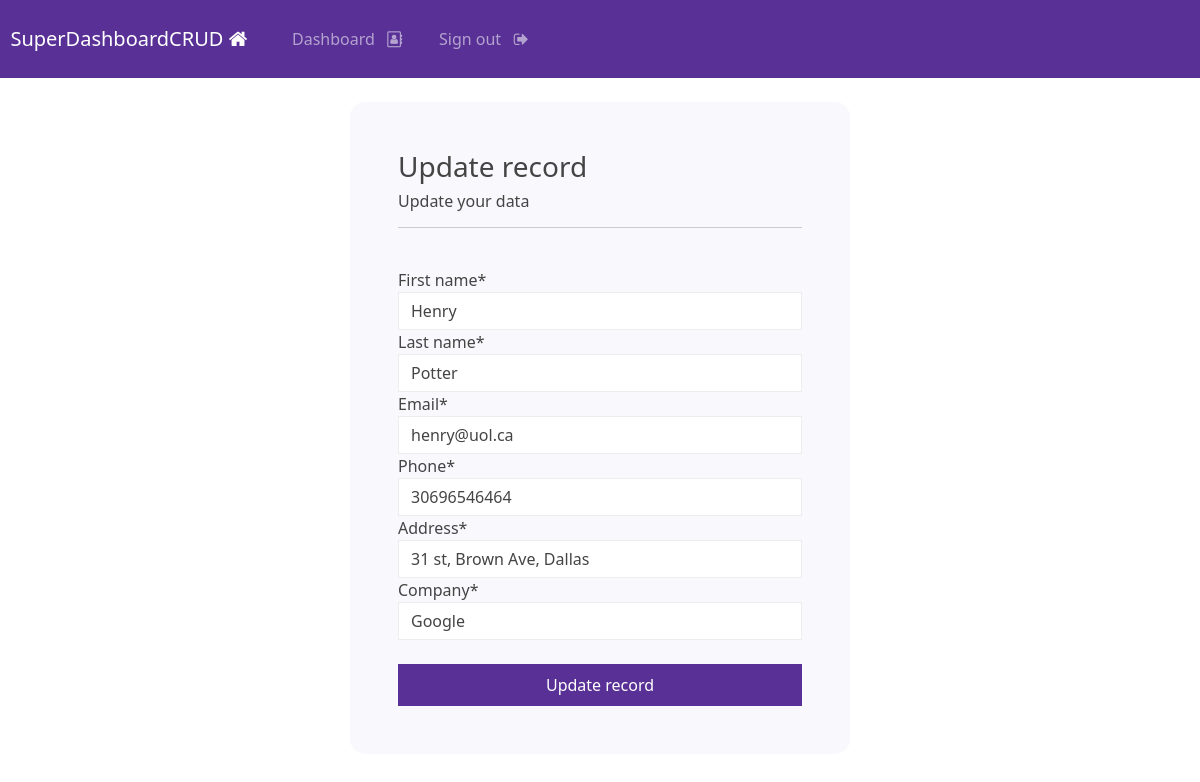
/update-record/5 (signed in), run on the app's committed database.
### webapp/models.py (models this page shows, shortened)
class Record(models.Model):
    Creation_date = models.DateTimeField(auto_now_add=True)
    First_name = models.CharField(max_length=100)
    Last_name = models.CharField(max_length=100)
    Email = models.CharField(max_length=150)
    Phone = models.CharField(max_length=20)
    Address = models.CharField(max_length=300)
    Company = models.CharField(max_length=255)

### webapp/views.py (the view)
# urls.py: path('update-record/<int:pk>', views.update_record , name='update-record'),
@login_required(login_url='my-login')
def update_record(request, pk):
    record = Record.objects.get(id=pk)
    form = UpdateRecordForm(instance=record)
    if request.method == 'POST':
        form = UpdateRecordForm(request.POST, instance=record)
        if form.is_valid():
            form.save()
            messages.success(request, "Your record was updated")
            return redirect("dashboard")
    context = {'form':form}
    return render(request, 'webapp/update-record.html', context=context)

### webapp/forms.py
class UpdateRecordForm(forms.ModelForm):
    class Meta:
        model = Record
        fields = ['First_name','Last_name','Email','Phone','Address','Company']

### webapp/templates/webapp/update-record.html (shortened to what this page needs)
{% extends 'webapp/base.html' %}
{% load crispy_forms_tags %}
{% block content %}
    <body>
        <div class="container bg-light shadow-md p-5 form-layout">
            <h3> Update record</h3>
            <h6> Update your data </h6>
            <hr>
            <br>
            <form method="POST" autocomplete="off">
                {{form|crispy}}
                <br>
                <button type="submit" class="btn btn-primary w-100 btn-block p-2"> Update record </button>
            </form>
        </div>
    </body>
{% endblock %}

### static/css/styles.css (style rules this page uses)
.form-layout { border-radius: 15px; width: 500px; }

### data on the page
Record: First_name "Henry", Last_name "Potter", Email "henry@uol.ca", Phone "30696546464", Address "31 st, Brown Ave, Dallas", Company "Google"
